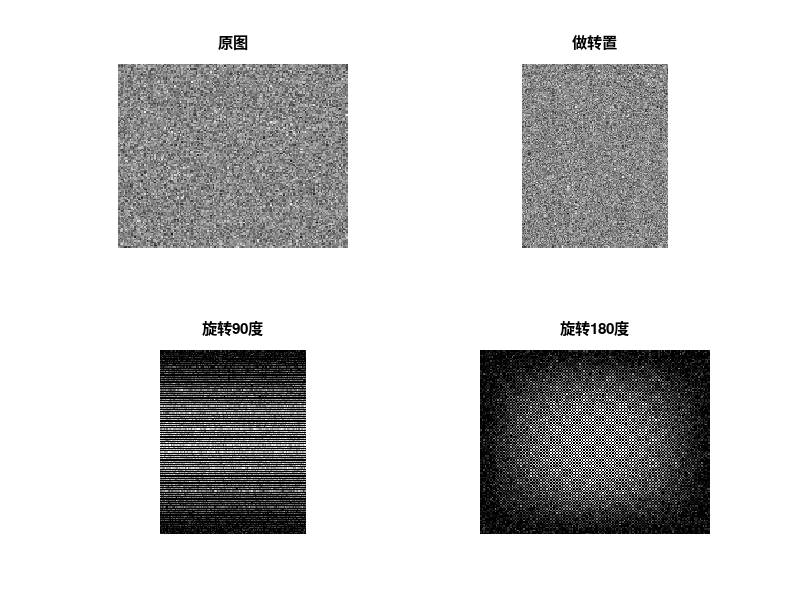

This chart was generated by the following MATLAB code:
clear all;close all;clc;
load ('hall.mat');
dctMatrix = dct2(hall_gray);
transpose = dctMatrix';                     %做转置
rot_90 = rot90(dctMatrix);                 %旋转90度
rot_180 = rot90(dctMatrix,2);             %旋转180度
%逆变换恢复
hall_tran = uint8(idct2(transpose));
hall_rot90 = uint8(idct2(rot_90));
hall_rot180 = uint8(idct2(rot_180));
%画图
hold on;
subplot(2,2,1);
imshow(hall_gray);
title('原图');
subplot(2,2,2);
imshow(hall_tran);
title('做转置');
subplot(2,2,3);
imshow(hall_rot90);
title('旋转90度');
subplot(2,2,4);
imshow(hall_rot180);
title('旋转180度');